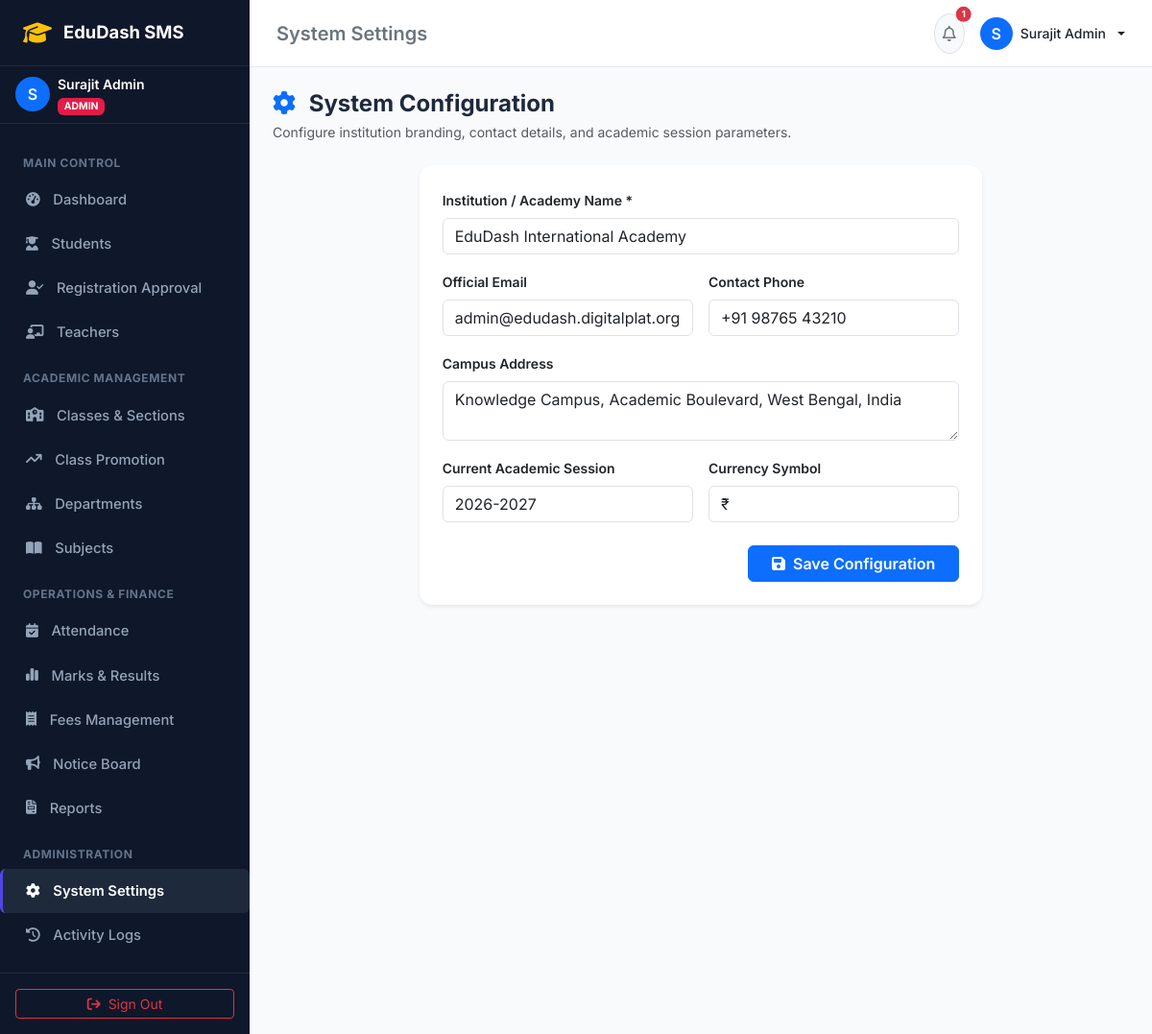
The page /settings.php (signed in) on the database its author committed.
### tables this page shows
CREATE TABLE `system_settings` (
  `id` INT AUTO_INCREMENT PRIMARY KEY,
  `setting_key` VARCHAR(50) UNIQUE NOT NULL,
  `setting_value` TEXT NULL
);

### functions.php (called while the page is built, shortened)
<?php
function get_setting($pdo, $key, $default = '') {
    try {
        $stmt = $pdo->prepare("SELECT setting_value FROM system_settings WHERE setting_key = ?");
        $stmt->execute([$key]);
        $val = $stmt->fetchColumn();
        return $val !== false ? $val : $default;
    } catch (Exception $e) {
        return $default;
    }
}

### settings.php (the view, shortened to what this page needs)
<?php
require_once __DIR__ . '/../includes/header.php';
require_once __DIR__ . '/../includes/sidebar.php';
?>
<div class="main-wrapper">
    <?php require_once __DIR__ . '/../includes/navbar.php'; ?>
    <main class="p-4">
        <div class="mb-4">
            <h4 class="fw-bold mb-1"><i class="fa-solid fa-gear text-primary me-2"></i> System Configuration</h4>
            <p class="text-muted small mb-0">Configure institution branding, contact details, and academic session parameters.</p>
        </div>
        <div class="row justify-content-center">
            <div class="col-lg-8">
                <div class="card border-0 shadow-sm p-4">
                    <form method="POST" action="">
                        <div class="mb-3">
                            <label class="form-label small fw-semibold">Institution / Academy Name *</label>
                            <input type="text" name="institution_name" class="form-control" required value="<?php echo htmlspecialchars(get_setting($pdo, 'institution_name', 'EduDash International Academy')); ?>">
                        </div>
                        <div class="row g-3 mb-3">
                            <div class="col-md-6">
                                <label class="form-label small fw-semibold">Official Email</label>
                                <input type="email" name="institution_email" class="form-control" value="<?php echo htmlspecialchars(get_setting($pdo, 'institution_email', 'admin@edudash.edu')); ?>">
                            </div>
                            <div class="col-md-6">
                                <label class="form-label small fw-semibold">Contact Phone</label>
                                <input type="text" name="institution_phone" class="form-control" value="<?php echo htmlspecialchars(get_setting($pdo, 'institution_phone', '+91 98765 43210')); ?>">
                            </div>
                        </div>
                        <div class="mb-3">
                            <label class="form-label small fw-semibold">Campus Address</label>
                            <textarea name="institution_address" class="form-control" rows="2"><?php echo htmlspecialchars(get_setting($pdo, 'institution_address', 'Knowledge Campus, West Bengal, India')); ?></textarea>
                        </div>
                        <div class="row g-3 mb-4">
                            <div class="col-md-6">
                                <label class="form-label small fw-semibold">Current Academic Session</label>
                                <input type="text" name="current_session" class="form-control" value="<?php echo htmlspecialchars(get_setting($pdo, 'current_session', '2026-2027')); ?>">
                            </div>
                            <div class="col-md-6">
                                <label class="form-label small fw-semibold">Currency Symbol</label>
                                <input type="text" name="currency_symbol" class="form-control" value="<?php echo htmlspecialchars(get_setting($pdo, 'currency_symbol', '₹')); ?>">
                            </div>
                        </div>
                        <div class="text-end">
                            <button type="submit" class="btn btn-primary fw-semibold px-4"><i class="fa-solid fa-save me-1"></i> Save Configuration</button>
                        </div>
                    </form>
                </div>
            </div>
        </div>
    </main>
<?php require_once __DIR__ . '/../includes/footer.php'; ?>

### style.css (style rules this page uses)
:root { --primary: #4f46e5; --primary-hover: #4338ca; --sidebar-bg: #0f172a; --sidebar-text: #94a3b8; --sidebar-hover-bg: #1e293b; --sidebar-active-text: #ffffff; --body-bg: #f8fafc; --card-border: #e2e8f0; }
body { font-family: 'Inter', -apple-system, BlinkMacSystemFont, 'Segoe UI', Roboto, sans-serif; background-color: var(--body-bg); color: #1e293b; min-height: 100vh; }
.main-wrapper { flex: 1; display: flex; flex-direction: column; min-width: 0; }
.card { border: 1px solid var(--card-border); border-radius: 0.85rem; box-shadow: 0 1px 3px rgba(0, 0, 0, 0.04); }

### rows shown on the page
system_settings: institution_name "EduDash International Academy"
system_settings: institution_email "admin@edudash.digitalplat.org"
system_settings: institution_phone "+91 98765 43210"
system_settings: institution_address "Knowledge Campus, Academic Boulevard, West Bengal, India"
system_settings: current_session "2026-2027"
system_settings: currency_symbol "₹"

### other values the page prints
substr($_SESSION['user_name'] ?? 'U', 0, 1) "S"
$_SESSION['user_name'] "Surajit Admin"
$role "ADMIN"
$page_title "System Settings"
$unread_notices_count "1"
